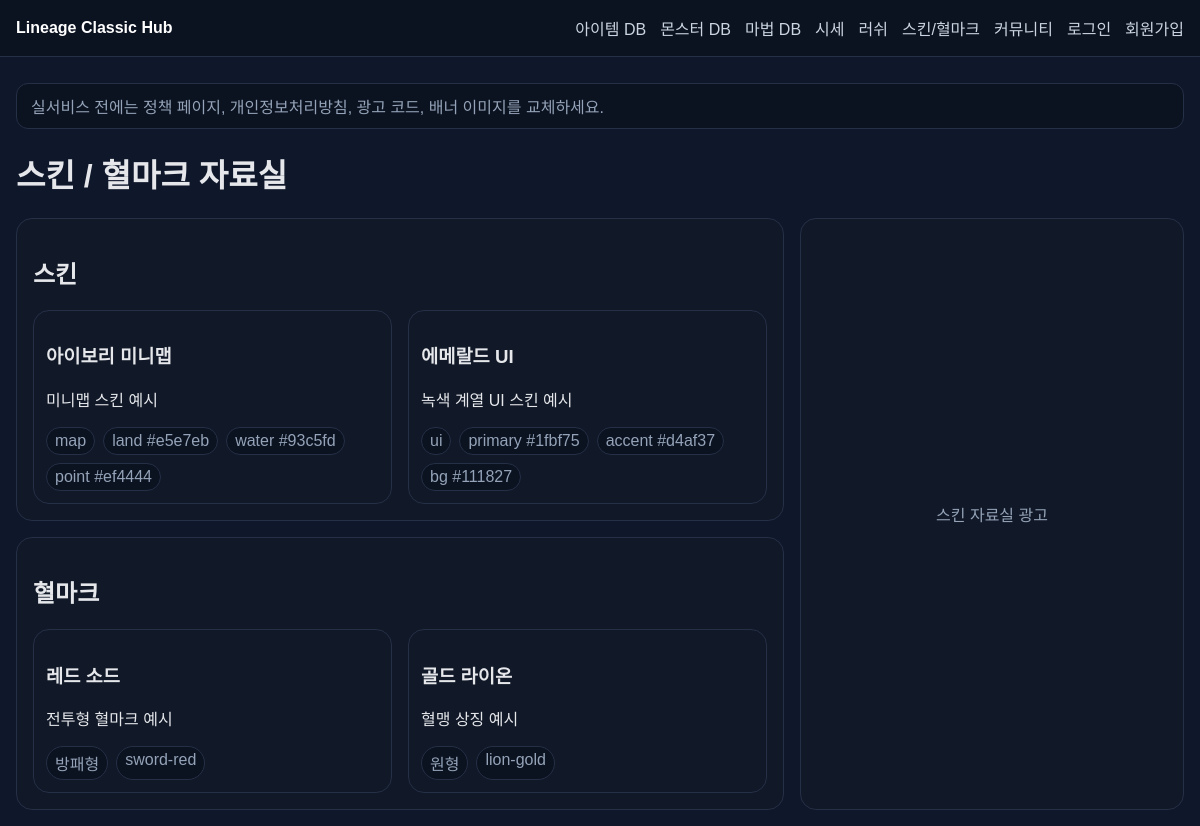
Screenshot of /skins with the database file from the repository.
### tables this page shows
CREATE TABLE settings (
                id INTEGER PRIMARY KEY AUTOINCREMENT,
                key TEXT UNIQUE NOT NULL,
                value TEXT NOT NULL
            );

CREATE TABLE skins (
            id INTEGER PRIMARY KEY AUTOINCREMENT,
            slug TEXT UNIQUE NOT NULL,
            title TEXT NOT NULL,
            category TEXT NOT NULL,
            preview_url TEXT,
            description TEXT,
            colors_json TEXT,
            created_at TEXT NOT NULL DEFAULT CURRENT_TIMESTAMP
        );

CREATE TABLE blood_marks (
            id INTEGER PRIMARY KEY AUTOINCREMENT,
            slug TEXT UNIQUE NOT NULL,
            title TEXT NOT NULL,
            shape TEXT,
            preview_url TEXT,
            description TEXT,
            created_at TEXT NOT NULL DEFAULT CURRENT_TIMESTAMP
        );

### app/main.py (the view)
@app.get('/skins', response_class=HTMLResponse)
def skins(request: Request):
    rows = fetch_all('SELECT * FROM skins ORDER BY id DESC')
    blood_marks = fetch_all('SELECT * FROM blood_marks ORDER BY id DESC')
    slots = {r['slot_key']: r for r in fetch_all('SELECT * FROM ad_slots')}
    return templates.TemplateResponse('skins.html', context(request, rows=rows, blood_marks=blood_marks, json=json, slots=slots))

### app/templates/skins.html
{% extends 'base.html' %}
{% block content %}
<h1>스킨 / 혈마크 자료실</h1>
<div class="grid-2-main">
  <section>
    <div class="card">
      <h2>스킨</h2>
      <div class="grid-2">
        {% for row in rows %}
        <article class="card inner-card">
          <h3>{{ row.title }}</h3>
          <p>{{ row.description }}</p>
          <div class="tag-row"><span>{{ row.category }}</span>{% for k, v in json.loads(row.colors_json or '{}').items() %}<span>{{ k }} {{ v }}</span>{% endfor %}</div>
        </article>
        {% endfor %}
      </div>
    </div>
    <div class="card mt16">
      <h2>혈마크</h2>
      <div class="grid-2">
        {% for row in blood_marks %}
        <article class="card inner-card">
          <h3>{{ row.title }}</h3>
          <p>{{ row.description }}</p>
          <div class="tag-row"><span>{{ row.shape }}</span><span>{{ row.slug }}</span></div>
        </article>
        {% endfor %}
      </div>
    </div>
  </section>
  <aside class="card ad-box">{{ slots.skin_sidebar.code_html if slots.skin_sidebar and slots.skin_sidebar.is_enabled else '스킨 자료실 광고' }}</aside>
</div>
{% endblock %}

### app/templates/base.html (shortened to what this page needs)
<!DOCTYPE html>
<html lang="ko">
<head>
  <link rel="stylesheet" href="/static/style.css" />
</head>
<body>
  <header class="topbar">
    <div class="wrap nav">
      <a class="logo" href="/">{{ settings.site_name }}</a>
      <nav>
        <a href="/items">아이템 DB</a>
        <a href="/monsters">몬스터 DB</a>
        <a href="/spells">마법 DB</a>
        <a href="/prices">시세</a>
        <a href="/simulator">러쉬</a>
        <a href="/skins">스킨/혈마크</a>
        <a href="/community">커뮤니티</a>
        {% if user %}
          <a href="/mypage">마이페이지</a>
          {% if user.role == 'admin' %}<a href="/admin">관리자</a>{% endif %}
          <a href="/logout">로그아웃</a>
        {% else %}
          <a href="/login">로그인</a>
          <a href="/register">회원가입</a>
        {% endif %}
      </nav>
    </div>
  </header>
  <main class="wrap">
    <div class="notice-bar">{{ settings.homepage_notice }}</div>
    {% block content %}{% endblock %}
  </main>
</body>
</html>

### app/static/style.css (style rules this page uses)
:root { --bg:#0f172a;--card:#111827;--line:#253047;--text:#e5e7eb;--muted:#94a3b8;--accent:#d4af37;--green:#16a34a }
* { box-sizing:border-box }
body { margin:0;background:var(--bg);color:var(--text);font-family:Arial,sans-serif }
a { color:#cbd5e1;text-decoration:none }
.wrap { max-width:1280px;margin:0 auto;padding:16px }
.topbar { background:#0b1220;border-bottom:1px solid var(--line);position:sticky;top:0;z-index:10 }
.nav { display:flex;justify-content:space-between;align-items:center;gap:16px }
.nav nav { display:flex;flex-wrap:wrap;gap:14px }
.logo { font-weight:700;color:#fff }
.notice-bar,.userbar { margin:10px 0;padding:10px 14px;border:1px solid var(--line);background:#0b1220;border-radius:12px;color:var(--muted) }
.hero,.grid-2,.grid-3,.grid-4,.grid-5,.grid-2-main { display:grid;gap:16px }
.grid-2 { grid-template-columns:repeat(2,1fr) }
.grid-2-main { grid-template-columns:2fr 1fr }
.card { background:var(--card);border:1px solid var(--line);border-radius:16px;padding:16px }
.inner-card { padding:12px }
.ad-box { min-height:140px;display:flex;align-items:center;justify-content:center;color:var(--muted) }
.tag-row { display:flex;gap:8px;flex-wrap:wrap;margin-top:10px }
.tag-row span { padding:4px 8px;border-radius:999px;border:1px solid var(--line);background:#0b1220;color:var(--muted) }
.mt16 { margin-top:16px }

### rows the page displays
settings: site_name "Lineage Classic Hub"
settings: homepage_notice "실서비스 전에는 정책 페이지, 개인정보처리방침, 광고 코드, 배너 이미지를 교체하세요."
skins: title "아이보리 미니맵", description "미니맵 스킨 예시", category "map", items "land" "water" "point", items "#e5e7eb" "#93c5fd" "#ef4444"
skins: title "에메랄드 UI", description "녹색 계열 UI 스킨 예시", category "ui", items "primary" "accent" "bg", items "#1fbf75" "#d4af37" "#111827"
blood_marks: title "레드 소드", description "전투형 혈마크 예시", shape "방패형", slug "sword-red"
blood_marks: title "골드 라이온", description "혈맹 상징 예시", shape "원형", slug "lion-gold"
